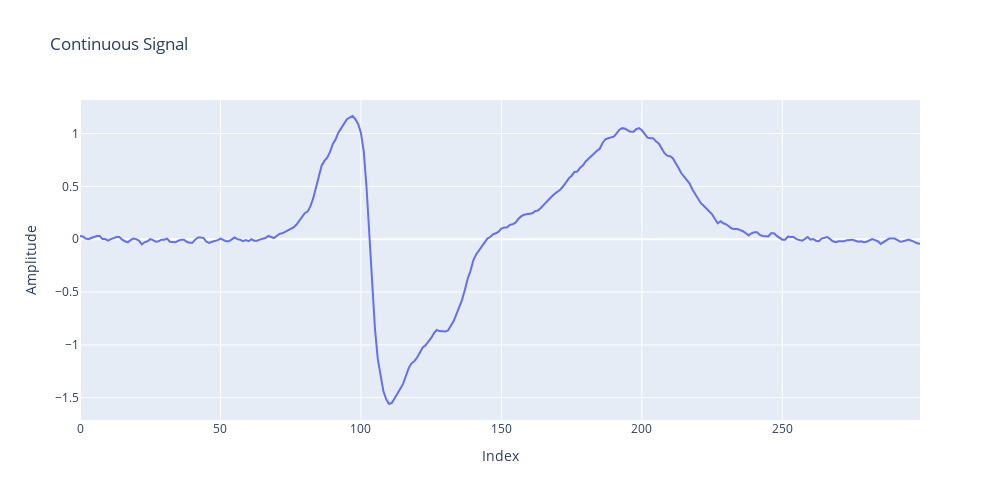

The notebook cell saved with this chart:
### Markdown cell above
### A small comparison between processed signal vs raw signal

### Code cell
draw(PVCSignals[0])

### Figure 1 — Plotly figure (JSON) as saved in the notebook; plotly's stock layout.template omitted (floating-point values rounded to 4 significant figures; data arrays with more than 128 entries replaced by an {"elided": "..."} marker saying what was removed)
{"data": [{"mode": "lines", "name": "Continuous Signal", "type": "scatter", "y": {"elided": "300 float values"}}], "layout": {"height": 500, "title": {"text": "Continuous Signal"}, "width": 1000, "xaxis": {"title": {"text": "Index"}}, "yaxis": {"title": {"text": "Amplitude"}}}}
